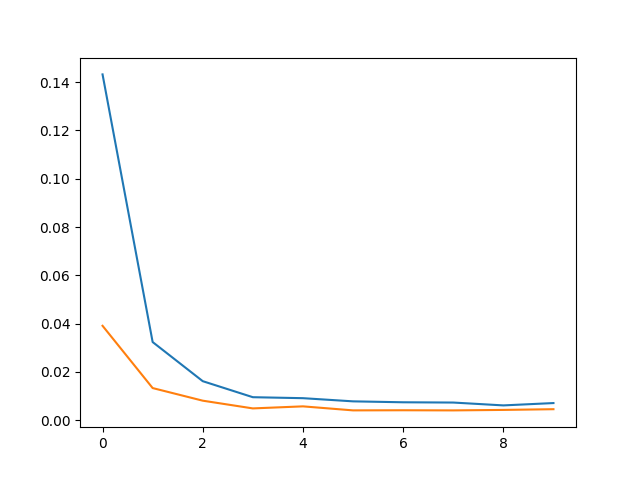

Write Python code to recreate this figure.
from tensorflow.keras.models import Sequential
from tensorflow.keras import layers
import numpy as np
import random
import math
import matplotlib.pyplot as plt


def gen_sequence(seq_len=1000):
    seq = [math.sin(i / 5) * math.sin(i / 10 + 0.5) + random.normalvariate(0, 0.04) for i in range(seq_len)]
    return np.array(seq)


def draw_sequence():
    seq = gen_sequence(100)
    plt.plot(range(len(seq)), seq)
    plt.show()


def gen_data_from_sequence(seq_len=1006, lookback=10):
    seq = gen_sequence(seq_len)
    past = np.array([[[seq[j]] for j in range(i, i + lookback)] for i in range(len(seq) - lookback)])
    future = np.array([[seq[i]] for i in range(lookback, len(seq))])
    return (past, future)


data, res = gen_data_from_sequence()

dataset_size = len(data)
train_size = (dataset_size // 10) * 7
val_size = (dataset_size - train_size) // 2

train_data, train_res = data[:train_size], res[:train_size]
val_data, val_res = data[train_size:train_size + val_size], res[train_size:train_size + val_size]
test_data, test_res = data[train_size + val_size:], res[train_size + val_size:]

model = Sequential()
model.add(layers.GRU(128, recurrent_activation='sigmoid', input_shape=(None, 1), return_sequences=True))
model.add(layers.LSTM(64, activation='relu', input_shape=(None, 1), return_sequences=True, dropout=0.3))
model.add(layers.GRU(64, input_shape=(None, 1), recurrent_dropout=0.3))
model.add(layers.Dense(1))

model.compile(optimizer='nadam', loss='mse')
history = model.fit(train_data, train_res, epochs=10, batch_size=20, validation_data=(val_data, val_res))

loss = history.history['loss']
val_loss = history.history['val_loss']
plt.plot(range(len(loss)), loss)
plt.plot(range(len(val_loss)), val_loss)
plt.show()

predicted_res = model.predict(test_data)
pred_length = range(len(predicted_res))
plt.plot(pred_length, predicted_res)
plt.plot(pred_length, test_res)
plt.show()
